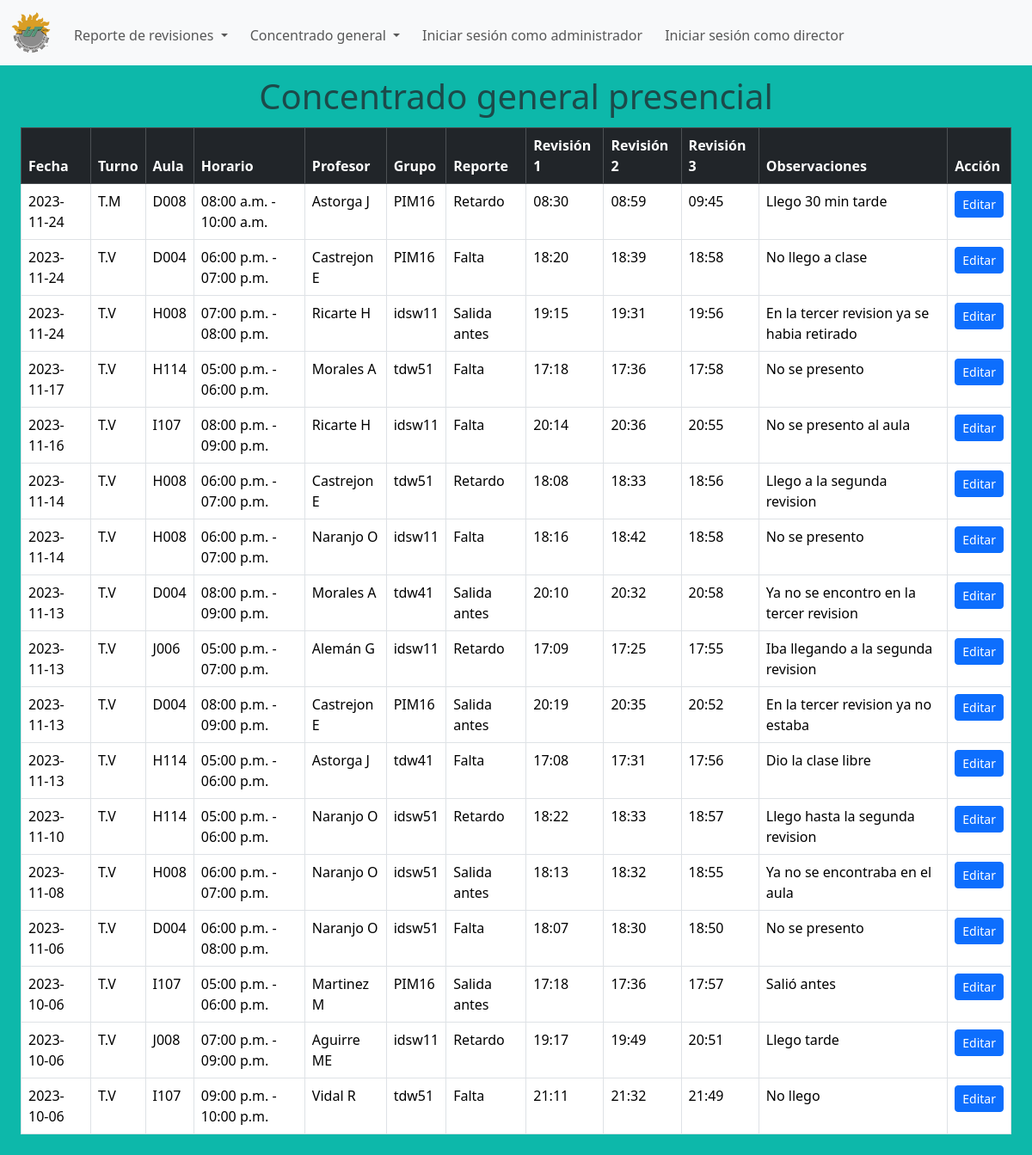
/layouts/revisiones_all.php, run on the app's committed database.
### tables this page shows
CREATE TABLE IF NOT EXISTS `revisiones` (
  `id` int NOT NULL AUTO_INCREMENT,
  `fecha` date NOT NULL,
  `turno` varchar(10) NOT NULL,
  `aula` varchar(10) DEFAULT NULL,
  `hora_inicio` varchar(10) DEFAULT NULL,
  `hora_final` varchar(10) DEFAULT NULL,
  `modalidad` varchar(50) NOT NULL,
  `profesor` int DEFAULT NULL,
  `grupo` varchar(10) DEFAULT NULL,
  `reporte` varchar(50) DEFAULT NULL,
  `revision_1` varchar(10) NOT NULL,
  `revision_2` varchar(10) NOT NULL,
  `revision_3` varchar(10) NOT NULL,
  `revision_4` varchar(10) NOT NULL,
  `observaciones` varchar(250) DEFAULT NULL,
  `justificado` varchar(2) NOT NULL,
  `comentarios` varchar(250) NOT NULL,
  PRIMARY KEY (`id`),
  KEY `profesor` (`profesor`)
);

CREATE TABLE IF NOT EXISTS `profesores` (
  `id` int NOT NULL AUTO_INCREMENT,
  `nomenclatura` varchar(100) DEFAULT NULL,
  `nombres` varchar(100) DEFAULT NULL,
  `primer_apellido` varchar(100) DEFAULT NULL,
  `segundo_apellido` varchar(100) DEFAULT NULL,
  `correo` varchar(100) DEFAULT NULL,
  `director` int DEFAULT NULL,
  PRIMARY KEY (`id`),
  KEY `director` (`director`)
);

### layouts/revisiones_all.php (the view, shortened to what this page needs)
<!DOCTYPE html>
<html lang="en">
<head>
    <link href="https://cdn.jsdelivr.net/npm/bootstrap@5.3.2/dist/css/bootstrap.min.css" rel="stylesheet">
    <link rel="stylesheet" href="../css/style.css">
</head>
<body class="captura_background">
<?php include ("navbar.php");?>
<h1 class="h1-tittles text-muted">Concentrado general presencial</h1>
<div class="div-table">
<table class="table table-bordered">
  <thead class="table-dark">
    <tr>
      <th scope="col">Fecha</th>
      <th scope="col">Turno</th>
      <th scope="col">Aula</th>
      <th scope="col">Horario</th>
      <th scope="col">Profesor</th>
      <th scope="col">Grupo</th>
      <th scope="col">Reporte</th>
      <th scope="col">Revisión 1</th>
      <th scope="col">Revisión 2</th>
      <th scope="col">Revisión 3</th>
      <th scope="col">Observaciones</th>
      <th scope="col">Acción</th>
    </tr>
  </thead>
  <tbody>
    <?php
    include('../php/connection.php');
    $consul = "SELECT revisiones.id, revisiones.fecha, revisiones.turno, revisiones.aula, CONCAT(revisiones.hora_inicio,' - ',revisiones.hora_final) AS horario,
    profesores.nomenclatura, revisiones.grupo, revisiones.reporte, revisiones.revision_1, revisiones.revision_2, revisiones.revision_3,
    revisiones.observaciones FROM revisiones
    INNER JOIN profesores ON revisiones.profesor = profesores.id WHERE modalidad = 'presencial' ORDER BY id DESC";
    $result = mysqli_query($connection, $consul) or die ("Algo salio mal");
    if(mysqli_num_rows($result) > 0){
        foreach($result as $row){
          ?>
            <tr>
              <td><?php echo $row["fecha"]; ?></td>
              <td><?php echo $row["turno"];?></td>
              <td><?php echo $row["aula"]; ?></td>
              <td><?php echo $row["horario"];?></td>
              <td><?php echo $row["nomenclatura"];?></td>
              <td><?php echo $row["grupo"]; ?></td>
              <td><?php echo $row["reporte"]; ?></td>
              <td><?php echo $row["revision_1"]; ?></td>
              <td><?php echo $row["revision_2"]; ?></td>
              <td><?php echo $row["revision_3"]; ?></td>
              <td><?php echo $row["observaciones"]; ?></td>
              <td>
                  <button type="button" class="btn btn-primary btn-sm" data-bs-toggle="modal" data-bs-target="#exampleModal_<?php echo $row['id']; ?>">Editar</button>
              </td>
            </tr>
                <?php
    }
    ?>
        </tbody>
    </table>
    </div>
    <?php
    }
    ?>
</body>
</html>

### css/style.css (style rules this page uses)
.h1-tittles { text-align: center; color: white; }
.captura_background { background-color: #0db8aa; }
.div-table { margin-top: 1%; margin-left: 2%; margin-right: 2%; margin-bottom: 2%; }

### data on the page
revisiones: fecha "2023-11-24", turno "T.M", aula "D008", horario "08:00 a.m. - 10:00 a.m.", profesor.nomenclatura "Astorga J", grupo "PIM16", reporte "Retardo", revision_1 "08:30", revision_2 "08:59", revision_3 "09:45", observaciones "Llego 30 min tarde"
revisiones: fecha "2023-11-24", turno "T.V", aula "D004", horario "06:00 p.m. - 07:00 p.m.", profesor.nomenclatura "Castrejon E", grupo "PIM16", reporte "Falta", revision_1 "18:20", revision_2 "18:39", revision_3 "18:58", observaciones "No llego a clase"
revisiones: fecha "2023-11-24", turno "T.V", aula "H008", horario "07:00 p.m. - 08:00 p.m.", profesor.nomenclatura "Ricarte H", grupo "idsw11", reporte "Salida antes", revision_1 "19:15", revision_2 "19:31", revision_3 "19:56", observaciones "En la tercer revision ya se habia retirado"
revisiones: fecha "2023-11-17", turno "T.V", aula "H114", horario "05:00 p.m. - 06:00 p.m.", profesor.nomenclatura "Morales A", grupo "tdw51", reporte "Falta", revision_1 "17:18", revision_2 "17:36", revision_3 "17:58", observaciones "No se presento"
revisiones: fecha "2023-11-16", turno "T.V", aula "I107", horario "08:00 p.m. - 09:00 p.m.", profesor.nomenclatura "Ricarte H", grupo "idsw11", reporte "Falta", revision_1 "20:14", revision_2 "20:36", revision_3 "20:55", observaciones "No se presento al aula"
revisiones: fecha "2023-11-14", turno "T.V", aula "H008", horario "06:00 p.m. - 07:00 p.m.", profesor.nomenclatura "Castrejon E", grupo "tdw51", reporte "Retardo", revision_1 "18:08", revision_2 "18:33", revision_3 "18:56", observaciones "Llego a la segunda revision"
revisiones: fecha "2023-11-14", turno "T.V", aula "H008", horario "06:00 p.m. - 07:00 p.m.", profesor.nomenclatura "Naranjo O", grupo "idsw11", reporte "Falta", revision_1 "18:16", revision_2 "18:42", revision_3 "18:58", observaciones "No se presento"
revisiones: fecha "2023-11-13", turno "T.V", aula "D004", horario "08:00 p.m. - 09:00 p.m.", profesor.nomenclatura "Morales A", grupo "tdw41", reporte "Salida antes", revision_1 "20:10", revision_2 "20:32", revision_3 "20:58", observaciones "Ya no se encontro en la tercer revision"
revisiones: fecha "2023-11-13", turno "T.V", aula "J006", horario "05:00 p.m. - 07:00 p.m.", profesor.nomenclatura "Alemán G", grupo "idsw11", reporte "Retardo", revision_1 "17:09", revision_2 "17:25", revision_3 "17:55", observaciones "Iba llegando a la segunda revision"
revisiones: fecha "2023-11-13", turno "T.V", aula "D004", horario "08:00 p.m. - 09:00 p.m.", profesor.nomenclatura "Castrejon E", grupo "PIM16", reporte "Salida antes", revision_1 "20:19", revision_2 "20:35", revision_3 "20:52", observaciones "En la tercer revision ya no estaba"
revisiones: fecha "2023-11-13", turno "T.V", aula "H114", horario "05:00 p.m. - 06:00 p.m.", profesor.nomenclatura "Astorga J", grupo "tdw41", reporte "Falta", revision_1 "17:08", revision_2 "17:31", revision_3 "17:56", observaciones "Dio la clase libre"
revisiones: fecha "2023-11-10", turno "T.V", aula "H114", horario "05:00 p.m. - 06:00 p.m.", profesor.nomenclatura "Naranjo O", grupo "idsw51", reporte "Retardo", revision_1 "18:22", revision_2 "18:33", revision_3 "18:57", observaciones "Llego hasta la segunda revision"
revisiones: fecha "2023-11-08", turno "T.V", aula "H008", horario "06:00 p.m. - 07:00 p.m.", profesor.nomenclatura "Naranjo O", grupo "idsw51", reporte "Salida antes", revision_1 "18:13", revision_2 "18:32", revision_3 "18:55", observaciones "Ya no se encontraba en el aula"
revisiones: fecha "2023-11-06", turno "T.V", aula "D004", horario "06:00 p.m. - 08:00 p.m.", profesor.nomenclatura "Naranjo O", grupo "idsw51", reporte "Falta", revision_1 "18:07", revision_2 "18:30", revision_3 "18:50", observaciones "No se presento"
revisiones: fecha "2023-10-06", turno "T.V", aula "I107", horario "05:00 p.m. - 06:00 p.m.", profesor.nomenclatura "Martinez M", grupo "PIM16", reporte "Salida antes", revision_1 "17:18", revision_2 "17:36", revision_3 "17:57", observaciones "Salió antes"
revisiones: fecha "2023-10-06", turno "T.V", aula "J008", horario "07:00 p.m. - 09:00 p.m.", profesor.nomenclatura "Aguirre ME", grupo "idsw11", reporte "Retardo", revision_1 "19:17", revision_2 "19:49", revision_3 "20:51", observaciones "Llego tarde"
revisiones: fecha "2023-10-06", turno "T.V", aula "I107", horario "09:00 p.m. - 10:00 p.m.", profesor.nomenclatura "Vidal R", grupo "tdw51", reporte "Falta", revision_1 "21:11", revision_2 "21:32", revision_3 "21:49", observaciones "No llego"
